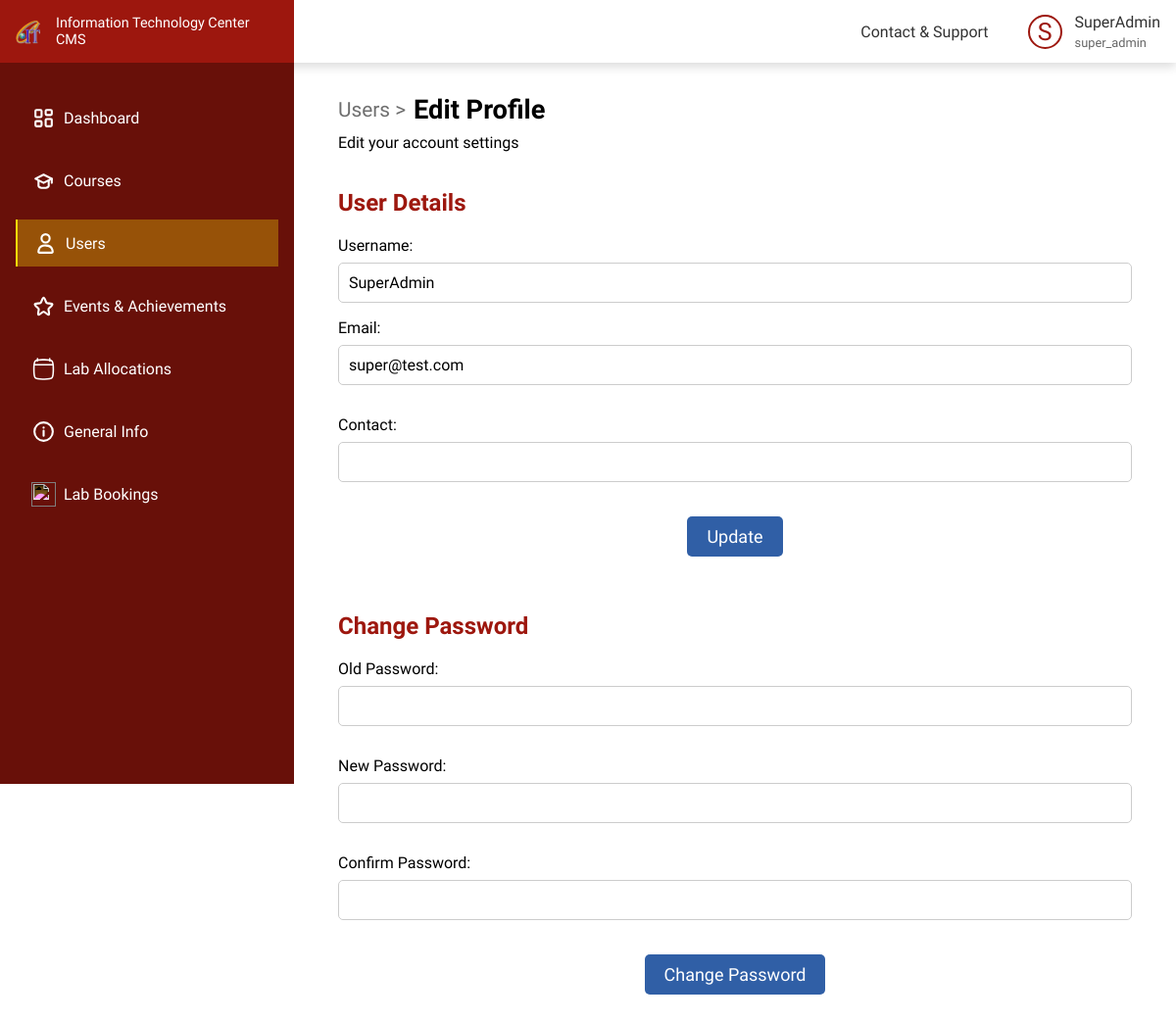
/pages/users/edit.php (signed in), run on the app's committed database.
### tables this page shows
CREATE TABLE IF NOT EXISTS `user` (
  `u_id` int(10) UNSIGNED NOT NULL AUTO_INCREMENT,
  `user_name` varchar(50) NOT NULL,
  `email` varchar(100) NOT NULL,
  `password` varchar(255) NOT NULL,
  `contact` varchar(20) NOT NULL,
  `clearense` varchar(20) NOT NULL,
  PRIMARY KEY (`u_id`)
);

### backend/functions/users.php (called while the page is built, shortened)
<?php
include_once $_SERVER['DOCUMENT_ROOT'] . "/config.php";
function getUser(int $userId)
{
    global $conn;
    $stmt = $conn->prepare("SELECT * FROM user WHERE u_id = ?");
    $stmt->bind_param("i", $userId);
    $stmt->execute();
    $result = $stmt->get_result();
    $user = $result->fetch_assoc();
    return $user;
}

### pages/users/edit.php (the view, shortened to what this page needs)
<?php include_once $_SERVER['DOCUMENT_ROOT'] . "/config.php" ?>
<?php include_once $_SERVER['DOCUMENT_ROOT'] . "/backend/functions/users.php" ?>
<?php
$u_id = $_SESSION['user_id'];
$user = getUser($u_id);
?>
<!DOCTYPE html>
<html>
<head>
    <link rel="stylesheet" href="/css/adduser.css">
</head>
<body>
    <div class="flex-box">
        <div class="left">
            <?php include_once(APP_ROOT . "/includes/sidebar.php");
            ?>
        </div>
        <?php
        include_once(APP_ROOT . "/includes/header.php");
        ?>
        <div class="right">
            <div class="register-user container">
                <div class="title">
                    <div>
                        <h1><a href="./">Users ></a>Edit Profile</h1>
                        <p>Edit your account settings</p>
                    </div>
                </div>
                <br><br>
                <h3>User Details</h3>
                <div class="form-container">
                    <form action="/backend/api/users/edit.php" method="POST">
                        <label for="username">Username:</label>
                        <p><?= $user['user_name'] ?></p>
                        <label for="email">Email:</label>
                        <input type="email" name="email" id="email" value="<?= $user['email'] ?>">
                        <label for="contact">Contact:</label>
                        <input type="text" name="contact" id="contact" value="<?= $user['contact'] ?>">
                        <input type="submit" value="Update">
                    </form>
                </div>
                <br><br><br>
                <h3>Change Password</h3>
                <div class="form-container">
                    <form action="/backend/api/users/changepass.php" method="POST">
                        <label for="old_password">Old Password:</label>
                        <input type="password" name="old_password" id="old_password" required>
                        <label for="password">New Password:</label>
                        <input type="password" name="password" id="password" required>
                        <label for="confirm_password">Confirm Password:</label>
                        <input type="password" name="confirm_password" id="confirm_password" required>
                        <input type="submit" value="Change Password">
                    </form>
                </div>
            </div>
        </div>
    </div>
</body>
</html>

### includes/header.php (shortened to what this page needs)
<?php
include $_SERVER['DOCUMENT_ROOT'] . "/includes/header_core.php";
if (isset($_SESSION['user_id'])) {
  $user_id = $_SESSION['user_id'];
  $sql = "SELECT user_name, clearense FROM user WHERE u_id = ?";
  $stmt = $conn->prepare($sql);
  $stmt->bind_param("i", $user_id);
  $stmt->execute();
  $result = $stmt->get_result();
  if ($row = $result->fetch_assoc()) {
    $username = $row['user_name'];
    $role = $row['clearense'];
  }
}
?>
<!DOCTYPE html>
<html lang="en">
<head>
  <link rel="stylesheet" href="/css/header.css">
</head>
<body>
  <header>
    <div class="menu">
      <ul>
        <li><a href="/pages/contactNsupport.php">Contact & Support</a></li>
      </ul>
    </div>
    <div class="profile">
      <div class="img">
        <?php echo isset($username) ? strtoupper(substr($username, 0, 1)) : 'G'; ?>
      </div>
      <h5>
        <?php echo isset($username) ? $username : 'Guest'; ?>
      </h5>
      <p>
        <?php echo isset($role) ? $role : 'Guest'; ?>
      </p>
    </div>
  </header>
</body>
</html>

### css/adduser.css (style rules this page uses)
.register-user { padding: 2rem 0; }
.register-user h3 { font-size: 24px; color: var(--color-1); }
.register-user .form-container { margin-top: 20px; }
.register-user input[type="text"], .register-user input[type="email"], .register-user input[type="password"], .register-user input[type="number"], .register-user form p, .register-user select { width: 100%; padding: 10px; font-size: 16px; border: 1px solid #ccc; border-radius: 5px; margin-bottom: 15px; }
.register-user form label { display: block; font-weight: 500; margin-bottom: 0.5rem; margin-top: 1rem; }
.register-user input[type="submit"] { background-color: var(--color-3); color: #fff; font-size: 18px; margin-top: 20px; padding: 10px 20px; border: none; border-radius: 5px; cursor: pointer; display: block; margin-inline: auto; }

### css/styles.css (style rules this page uses)
* { margin: 0; padding: 0; box-sizing: border-box; font-family: "Raleway", sans-serif; }
:root { --color-1: #9d170e; --color-2: #f9db08; --color-3: #305fa6; --color-4: #00b007; --color-5: #790483; --color-text-1: #333; --color-text-2: #666; --color-shade-1: #681009; }
.container { width: clamp(300px, 90%, 1440px); margin: auto; }
a { text-decoration: none; }
.flex-box { display: flex; }
.left { width: 300px; }
.right { width: calc(100% - 300px); padding-top: 4rem; }
.title { display: flex; align-items: center; justify-content: space-between; width: 100%; }
.title h1 { font-weight: 600; font-size: 1.7rem; margin-bottom: 0.5rem; display: flex; align-items: center; gap: 0.5rem; }
.title h1 a { display: inline; background: none; color: var(--color-text-1); opacity: 0.7; font-weight: 400; padding: 0; font-size: 1.3rem; }
.title a { display: flex; align-items: center; gap: 0.5rem; padding: 0.5rem 1rem; background-color: var(--color-4); color: white; font-weight: 500; border-radius: 5px; }

### css/header.css (style rules this page uses)
header { color: var(--color-text-1); box-shadow: 0 4px 10px rgba(0, 0, 0, 0.146); position: fixed; left: 0; top: 0; z-index: 10; background-color: white; display: flex; align-items: center; height: 4rem; gap: 0.5rem; width: 100%; padding: 0 1rem; }
.menu { display: flex; align-items: center; margin-left: auto; }
.menu ul { list-style: none; display: flex; gap: 1.2rem; }
.menu ul li { cursor: pointer; position: relative; font-weight: 400; font-size: 1rem; }
.menu ul li a { color: var(--color-text-1); }
.menu ul li:before { content: ""; position: absolute; bottom: -4px; left: 0; width: 0; height: 2px; background-color: transparent; transition: width 0.3s ease-in-out, background-color 0.3s ease-in-out; }
.profile { margin-left: 2rem; display: grid; grid-template-columns: 40px auto; gap: 0.25rem 0.5rem; align-items: center; cursor: pointer; }
.profile h5 { font-weight: 500; font-size: 1rem; }
.profile p { grid-column: 2; font-size: 0.8rem; color: var(--color-text-2); }
.profile .img { display: flex; font-size: 25px; align-items: center; justify-content: center; font-weight: 500; height: 35px; width: 35px; border-radius: 50%; grid-row: 1/3; border: 2px solid var(--color-1); color: var(--color-1); }

### data on the page
user: user_name "S", user_name "SuperAdmin", clearense "super_admin", email "super@test.com"
